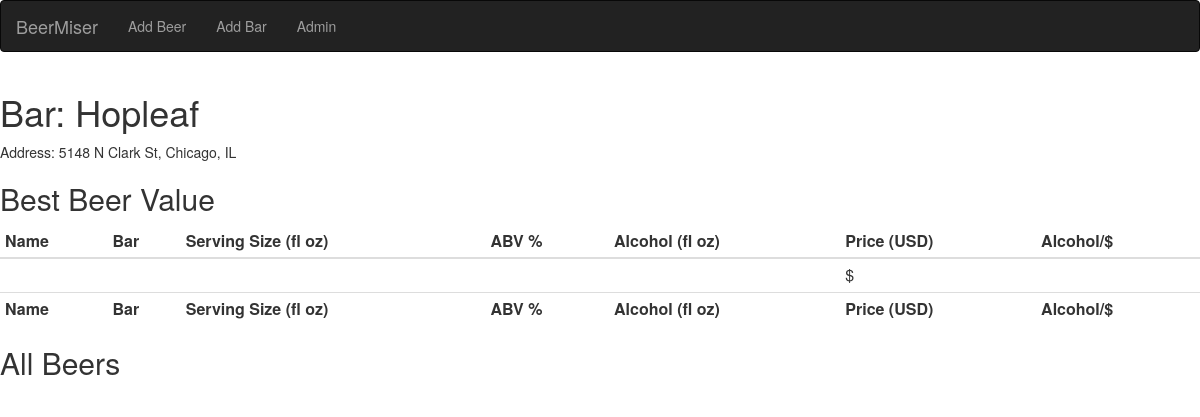
Page /bar/2/ on the committed database.
### bars/models.py (models this page shows, shortened)
class Bar(models.Model):
    name = models.CharField(max_length=256)
    street_address = models.TextField(null=True)
    city = models.CharField(max_length=100, null=True)
    state = models.CharField(max_length=2, null=True)
    @property
    def best_beer(self):
        beers = self.beer_set.all()
        if beers.count() > 0:
            return max(beers, key=lambda beer: beer.alcohol_per_dollar)
        else:
            return None

### bars/views.py (the view)
# urls.py: path(r'bar/<int:pk>/', BarDetailView.as_view(), name='bar_detail'),
class BarDetailView(DetailView):
    model = Bar

### bars/templates/bars/bar_detail.html (shortened to what this page needs)
{% extends 'base.html' %}
{% block content %}
<h1>Bar: {{ object.name }}</h1>
Address: {{ object.street_address }}, {{ object.city }}, {{ object.state }}
<h2>Best Beer Value</h2>
<table class="table table-hover table-condensed">
    <thead>
        <th>Name</th>
        <th>Bar</th>
        <th>Serving Size (fl oz)</th>
        <th>ABV %</th>
        <th>Alcohol (fl oz)</th>
        <th>Price (USD)</th>
        <th>Alcohol/$</th>
    </thead>
    <tfoot>
        <th>Name</th>
        <th>Bar</th>
        <th>Serving Size (fl oz)</th>
        <th>ABV %</th>
        <th>Alcohol (fl oz)</th>
        <th>Price (USD)</th>
        <th>Alcohol/$</th>
    </tfoot>
    <tbody>
        <td><a href="{% url 'beer_detail' pk=object.best_beer.pk %}">{{ object.best_beer.name }}</a></td>
        <td><a href="{% url 'bar_detail' pk=object.best_beer.bar.pk %}">{{ object.best_beer.bar.name }}</a></td>
        <td>{{ object.best_beer.fluid_ounces }}</td>
        <td>{{ object.best_beer.alcohol_by_volume }}</td>
        <td>{{ object.best_beer.alcohol_fluid_ounces }}</td>
        <td>${{ object.best_beer.price_usd }}</td>
        <td>{{ object.best_beer.alcohol_per_dollar }}</td>
    </tbody>
</table>
<h2>All Beers</h2>
{% endblock %}

### rows in the picture
Bar: name "Hopleaf", street_address "5148 N Clark St", city "Chicago", state "IL"
